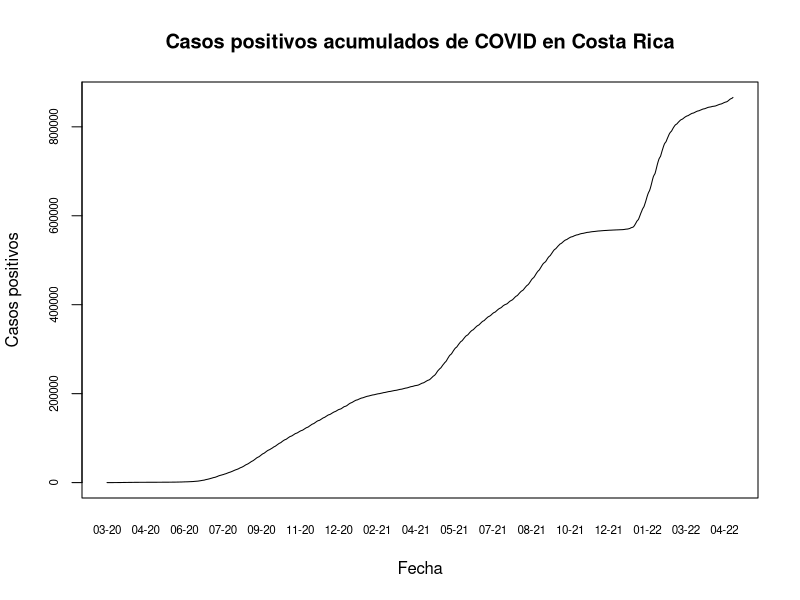
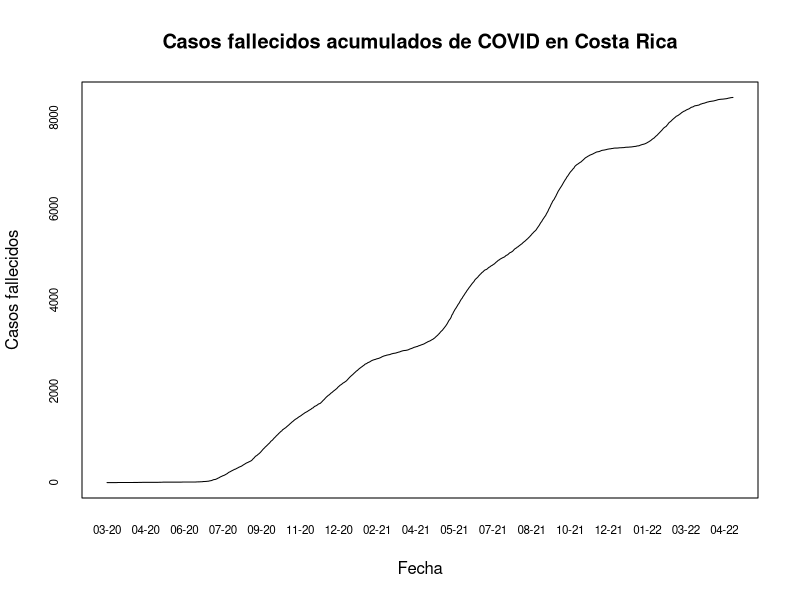
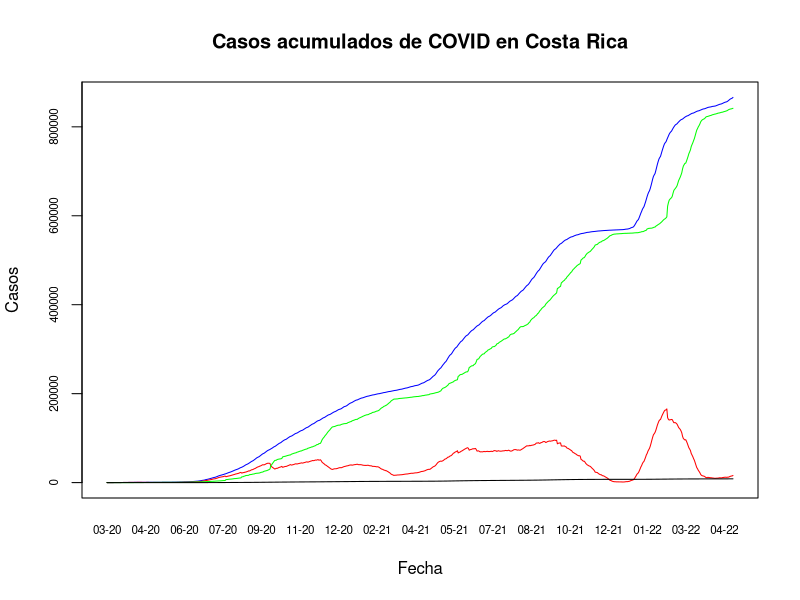

Here is the R script that generated these plots, in order:
## ---- chunk 1
knitr::opts_chunk$set(echo = TRUE)
## ---- chunk 2
covid <- read.csv(file="05_10_22_CSV_GENERAL.csv", sep = ";")
## ---- chunk 3
options(scipen = 8)

## ---- chunk 4
covid$FECHA <- as.Date(covid$FECHA, format = "%d/%m/%Y")
## ---- chunk 5
plot(
  covid$FECHA,
  covid$positivos,
  type = "l",
  xaxt = "n",
  yaxt = "n",
  main = "Casos positivos acumulados de COVID en Costa Rica",
  xlab = "Fecha",
  ylab = "Casos positivos"
)

# Formato del eje X

axis(side = 1,
     covid$FECHA,
     tick = FALSE,
     format(covid$FECHA, "%m-%y"),
     cex.axis = .7)


# Formato del eje Y

axis(
  side = 2,
  covid$positivos,
  labels = TRUE,  
  at = seq(0, 1000000, by = 200000),
  cex.axis = .7
)
## ---- chunk 6

# Gráfico de líneas
plot(
  covid$FECHA,
  covid$fallecidos,
  type = "l",
  xaxt = "n",
  yaxt = "n",
  main = "Casos fallecidos acumulados de COVID en Costa Rica",
  xlab = "Fecha",
  ylab = "Casos fallecidos"
)

# Formato del eje X
axis(side = 1,
     covid$FECHA,
     tick = FALSE,
     format(covid$FECHA, "%m-%y"),
     cex.axis = .7)

# Formato del eje Y
axis(
  side = 2,
  covid$fallecidos,
  labels = TRUE,  
  at = seq(0, 10000, by = 2000),
  cex.axis = .7
)

## ---- chunk 7
# Gráfico de líneas de casos activos
plot(
  covid$FECHA,
  covid$positivos,
  type = "l",
  xaxt = "n",
  yaxt = "n",
  main = "Casos acumulados de COVID en Costa Rica",
  xlab = "Fecha",
  ylab = "Casos",
  col = "blue"
)

# Casos activos
lines(covid$FECHA, covid$activos, col = "red")

#Casos recuperados
lines(covid$FECHA, covid$RECUPERADOS, col = "green")

#Casos fallecidos
lines(covid$FECHA, covid$fallecidos, col="black")


# Formato del eje X

axis(side = 1,
     covid$FECHA,
     tick = FALSE,
     format(covid$FECHA, "%m-%y"),
     cex.axis = .7)


# Formato del eje Y

axis(
  side = 2,
  covid$positivos,
  labels = TRUE,  
  at = seq(0, 1000000, by = 200000),
  cex.axis = .7
)
